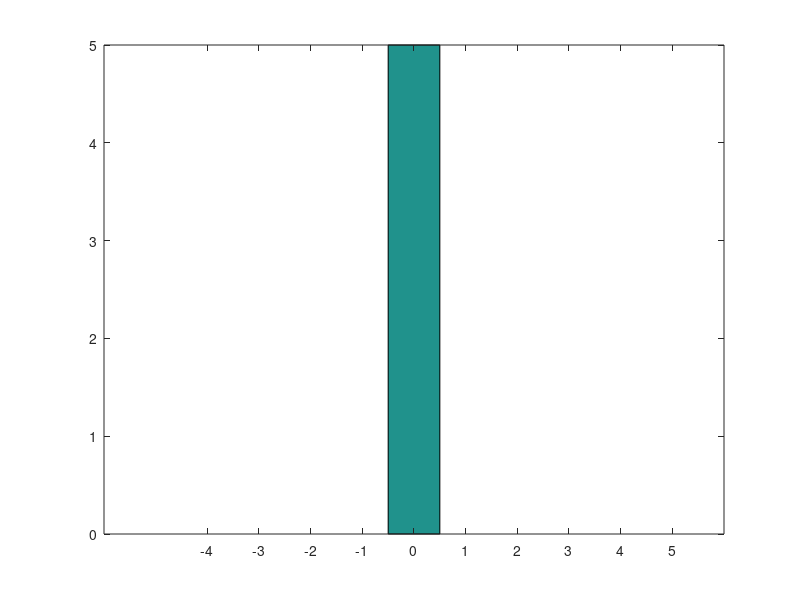

The MATLAB script that drew this image: (Note: this script raises an error after producing the figure.)
% Generate X e NB(p)
clear ALL
n = input('rank of success = ');
p = input('probability of success = ');
for j = 1:n
    Y(j) = 0;
    while(rand >= p)
        Y(j) = Y(j)+1;
    end;
end
X = sum(Y);
clear X;

% Generate a sample
N = input('number of simulations = ');
for i = 1:N
    for j = 1:n
        Y(j) = 0;
        while(rand >= p)
            Y(j) = Y(j)+1;
        end;
    end
    X(i) = sum(Y);
end


fprintf('%d ', X);
hist(X);
figure(2);
hist(nbinrnd(n, p, 1, N));